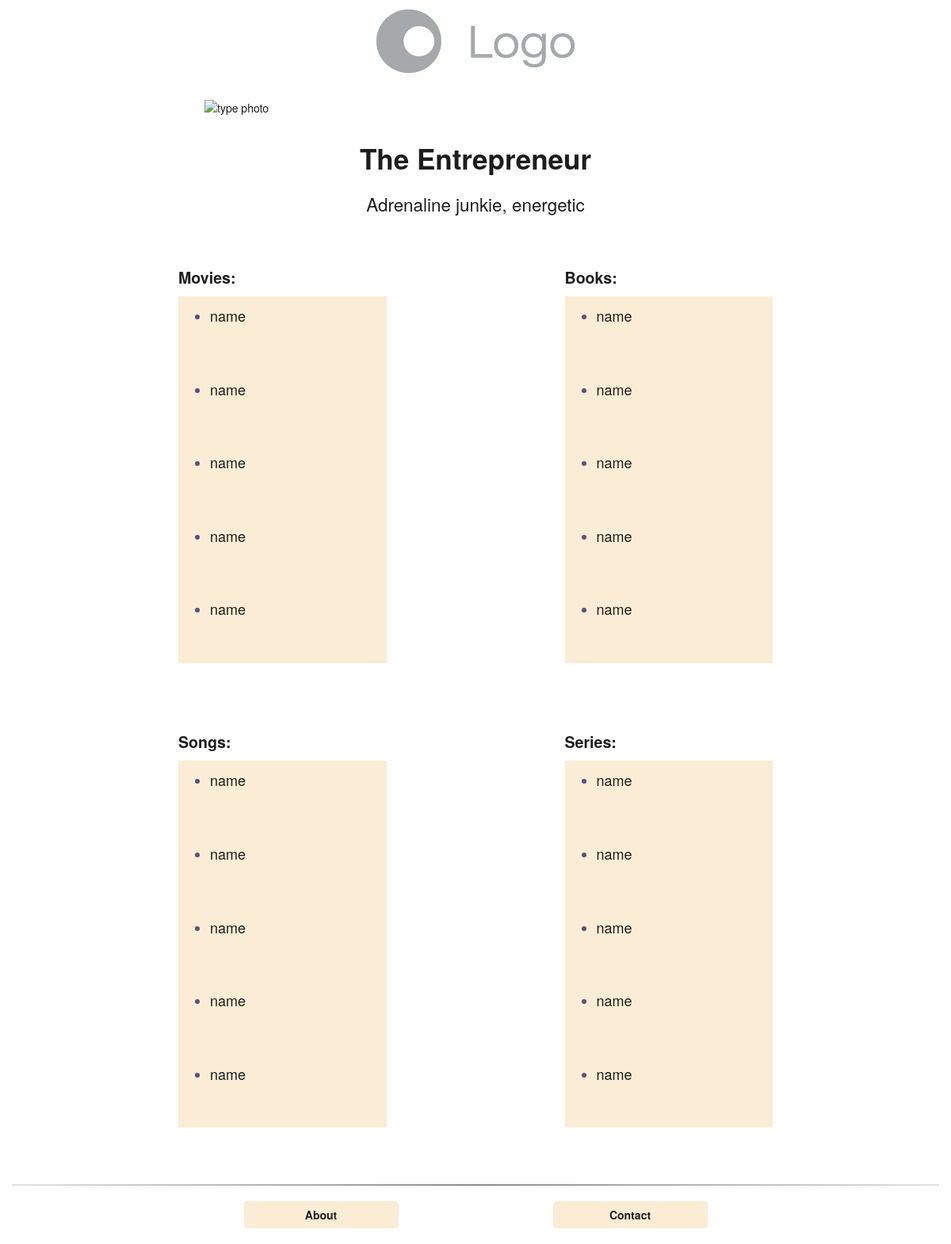
Page /2/ on the committed database.
### general/models.py (models this page shows, shortened)
class Result(models.Model):
	title = models.CharField(max_length=140)  #the name of their personality e.g. Arhitect
	description = models.TextField() #short description of their personality and what kind of content they like
	typeImg = models.URLField(blank=True, null=True, default="https://openclipart.org/image/2400px/svg_to_png/250864/Chess-Pieces-Lineup.png")
	movies_name1 = models.CharField(max_length=160, default="name")  #name of the movie/book/song/tv-show
	movies_link1 = models.URLField(default="https://www.amazon.com")      #our affiliate link to that movie/book/song/tv-show on Amazon,iTunes, etc...
	movies_imdb1 = models.URLField(default="https://imdb.com")
	movies_trailer1 = models.URLField(default="https://youtube.com")
	movies_name2 = models.CharField(max_length=160, default="name")
	movies_link2 = models.URLField(default="https://www.amazon.com")
	movies_imdb2 = models.URLField(default="https://imdb.com")
	movies_trailer2 = models.URLField(default="https://youtube.com")
	movies_name3 = models.CharField(max_length=160, default="name")
	movies_link3 = models.URLField(default="https://www.amazon.com")
	movies_imdb3 = models.URLField(default="https://imdb.com")
	movies_trailer3 = models.URLField(default="https://youtube.com")
	movies_name4 = models.CharField(max_length=160, default="name")
	movies_link4 = models.URLField(default="https://www.amazon.com")
	movies_imdb4 = models.URLField(default="https://imdb.com")
	movies_trailer4 = models.URLField(default="https://youtube.com")
	movies_name5 = models.CharField(max_length=160, default="name")
	movies_link5 = models.URLField(default="https://www.amazon.com")
	movies_imdb5 = models.URLField(default="https://imdb.com")
	movies_trailer5 = models.URLField(default="https://youtube.com")
	books_name1 = models.CharField(max_length=160, default="name")
	books_link1 = models.URLField(default="https://www.amazon.com")
	books_wiki1 = models.URLField(default="https://wikipedia.com")
	books_audible1 = models.URLField(default="http://www.audible.com")
	books_name2 = models.CharField(max_length=160, default="name")
	books_link2 = models.URLField(default="https://www.amazon.com")
	books_wiki2 = models.URLField(default="https://wikipedia.com")
	books_audible2 = models.URLField(default="http://www.audible.com")
	books_name3 = models.CharField(max_length=160, default="name")
	books_link3 = models.URLField(default="https://www.amazon.com")
	books_wiki3 = models.URLField(default="https://wikipedia.com")
	books_audible3 = models.URLField(default="http://www.audible.com")
	books_name4 = models.CharField(max_length=160, default="name")
	books_link4 = models.URLField(default="https://www.amazon.com")
	books_wiki4 = models.URLField(default="https://wikipedia.com")
	books_audible4 = models.URLField(default="http://www.audible.com")
	books_name5 = models.CharField(max_length=160, default="name")
	books_link5 = models.URLField(default="https://www.amazon.com")
	books_wiki5 = models.URLField(default="https://wikipedia.com")
	books_audible5 = models.URLField(default="http://www.audible.com")
	songs_name1 = models.CharField(max_length=160, default="name")
	songs_link1 = models.URLField(default="https://www.amazon.com")
	songs_wiki1 = models.URLField(default="https://wikipedia.com")
	songs_youtube1 = models.URLField(default="https://youtube.com")
	songs_name2 = models.CharField(max_length=160, default="name")
	songs_link2 = models.URLField(default="https://www.amazon.com")
	songs_wiki2 = models.URLField(default="https://wikipedia.com")
	songs_youtube2 = models.URLField(default="https://youtube.com")
	songs_name3 = models.CharField(max_length=160, default="name")
	songs_link3 = models.URLField(default="https://www.amazon.com")
	songs_wiki3 = models.URLField(default="https://wikipedia.com")
	songs_youtube3 = models.URLField(default="https://youtube.com")
	songs_name4 = models.CharField(max_length=160, default="name")
	songs_link4 = models.URLField(default="https://www.amazon.com")
	songs_wiki4 = models.URLField(default="https://wikipedia.com")
	songs_youtube4 = models.URLField(default="https://youtube.com")
	songs_name5 = models.CharField(max_length=160, default="name")
	songs_link5 = models.URLField(default="https://www.amazon.com")
	songs_wiki5 = models.URLField(default="https://wikipedia.com")
	songs_youtube5 = models.URLField(default="https://youtube.com")
	series_name1 = models.CharField(max_length=160, default="name")
	series_link1 = models.URLField(default="https://www.amazon.com")
	series_imdb1 = models.URLField(default="https://imdb.com")
	series_trailer1 = models.URLField(default="https://youtube.com")
	series_name2 = models.CharField(max_length=160, default="name")
	series_link2 = models.URLField(default="https://www.amazon.com")
	series_imdb2 = models.URLField(default="https://imdb.com")
	series_trailer2 = models.URLField(default="https://youtube.com")
	series_name3 = models.CharField(max_length=160, default="name")
	series_link3 = models.URLField(default="https://www.amazon.com")
	series_imdb3 = models.URLField(default="https://imdb.com")
	series_trailer3 = models.URLField(default="https://youtube.com")
	series_name4 = models.CharField(max_length=160, default="name")
	series_link4 = models.URLField(default="https://www.amazon.com")
	series_imdb4 = models.URLField(default="https://imdb.com")
	series_trailer4 = models.URLField(default="https://youtube.com")
	series_name5 = models.CharField(max_length=160, default="name")
	series_link5 = models.URLField(default="https://www.amazon.com")
	series_imdb5 = models.URLField(default="https://imdb.com")
	series_trailer5 = models.URLField(default="https://youtube.com")

### general/views.py (the view)
# urls.py: url(r'^(?P<id>\d+)/$', views.result, name='result'), #result url, uses result's pk as a slug
def result(request, id):        #result page view, renders result.html --needs to serve info from the model to the html file, result logic goes in here(?)
	res = get_object_or_404(Result, pk=id)
	return render(request, 'general/result.html', {
         'res' : res, })

### general/templates/general/result.html (shortened to what this page needs)
{% extends 'general/default.html' %}
{% block content %}
	{% load staticfiles %}
	<div class="container">
		<img id="typeIMG" src={{ res.typeImg }} class="responsive-img center-block" alt="type photo" style="max-width:60%">
		<div class="row">
			<h2 id="title1" class="col-xs-8 col-xs-offset-2 col-sm-6 col-sm-offset-3 col-md-4 col-md-offset-4" > {{ res.title }} </h2>
		</div>
		<div class="row">
			<p id="desc" class="col-xs-8 col-xs-offset-2 col-sm-6 col-sm-offset-3 col-md-4 col-md-offset-4"> {{ res.description }} </p>
		</div>
		<div class="row" id="row1">
			<ul style="list-style-type:none" class="col-xs-10 col-xs-offset-1 col-sm-3 col-sm-offset-3 col-md-3 col-md-offset-2">
				<li style="list-style-type:none"><p class="typeName">Movies:</p>
					<ul class="listItems">
						<li id="item1">
							<p>{{ res.movies_name1 }}</p>
							</li>
						<li id="item2" >
							<p>{{ res.movies_name2 }}</p>
						</li>
						<li id="item3" >
							<p>{{ res.movies_name3 }}</p>
						</li>
						<li id="item4" >
							<p>{{ res.movies_name4 }}</p>
						</li>
						<li id="item5" >
							<p>{{ res.movies_name5 }}</p>
						</li>
					</ul>
				</li>
			</ul>
			<ul style="list-style-type:none" class="col-xs-10 col-xs-offset-1 col-sm-3 col-sm-offset-1 col-md-3 col-md-offset-2">
				<li style="list-style-type:none"><p class="typeName">Books:</p>
					<ul class="listItems">
						<li id="item6"><p>{{ res.books_name1 }}</p>
						</li>
						<li id="item7"><p>{{ res.books_name2 }}</p>
						</li>
						<li id="item8"><p>{{ res.books_name3 }}</p>
						</li>
						<li id="item9"><p>{{ res.books_name4 }}</p>
						</li>
						<li id="item10"><p>{{ res.books_name5 }}</p>
						</li>
					</ul>
				</li>
			</ul>
		</div>
		<div class="row" id="row2">
			<ul style="list-style-type:none" class="col-xs-10 col-xs-offset-1 col-sm-3 col-sm-offset-3 col-md-3 col-md-offset-2">
				<li style="list-style-type:none"><p class="typeName">Songs:</p>
					<ul class="listItems">
						<li id="item11"><p>{{ res.songs_name1 }}</p>
						</li>
						<li id="item12"><p>{{ res.songs_name2 }}</p>
						</li>
						<li id="item13"><p>{{ res.songs_name3 }}</p>
						</li>
						<li id="item14"><p>{{ res.songs_name4 }}</p>
						</li>
						<li id="item15"><p>{{ res.songs_name5 }}</p>
						</li>
					</ul>
				</li>
			</ul>
			<ul style="list-style-type:none" class="col-xs-10 col-xs-offset-1 col-sm-3 col-sm-offset-1 col-md-3 col-md-offset-2">
				<li style="list-style-type:none"><p class="typeName">Series:</p>
					<ul class="listItems">
						<li id="item16"><p>{{ res.series_name1 }}</p>
						</li>
						<li id="item17"><p>{{ res.series_name2 }}</p>
						</li>
						<li id="item18"><p>{{ res.series_name3 }}</p>
						</li>
						<li id="item19"><p>{{ res.series_name4 }}</p>
						</li>
						<li id="item20"><p>{{ res.series_name5 }}</p>
						</li>
					</ul>
				</li>
			</ul>
		</div>
	</div>
{% endblock %}

### general/static/general/css/custom.css (style rules this page uses)
#typeIMG { margin-top: 3%; max-height: 150px; }
#title1 { margin-top: 3%; text-align: center; font-size: 250%; font-weight: bold; }
.listItems li { color: #56527F; list-style-type: disc; font-size: 120%; }
.listItems li p { font-size: 18px; color: #1d1d1d; }
ul .listItems { background-color: #FBECD5; }
#desc { margin-top: 1%; text-align: center; font-size: 160%; }
@media (min-width:768px) { #row1 { margin-top: 3%; } }
@media (min-width:768px) { #row2 { margin-top: 5%; } }
.listItems { line-height: 350%; }
.typeName { margin-top: 7%; font-weight: bold; font-size: 140%; color: #1d1d1d; }
html { height: 100%; }
body { min-height: 100%; display: flex; flex-direction: column; color: #1d1d1d; }
html,body { height:100.1%; }

### rows in the picture
Result: title "The Entrepreneur", description "Adrenaline junkie, energetic", movies_name1 "name", movies_name2 "name", movies_name3 "name", movies_name4 "name", movies_name5 "name", books_name1 "name", books_name2 "name", books_name3 "name", books_name4 "name", books_name5 "name", songs_name1 "name", songs_name2 "name", songs_name3 "name", songs_name4 "name", songs_name5 "name", series_name1 "name", series_name2 "name", series_name3 "name", series_name4 "name", series_name5 "name"
